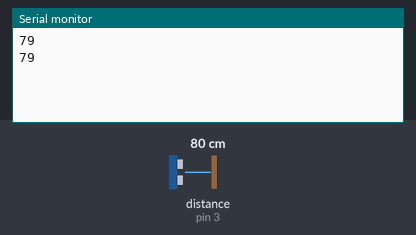
A sketch run on a simulated Arduino Uno, built with avr-gcc and run on an emulated ATmega328P. On the bench: the last lines printed to the serial monitor. Wiring (inferred from the names in the program): ultrasonic range finder: trigger pin 2; echo pin 3. Inputs (shaded band) come from the test bench; at power-on: distance to the obstacle (sensor on pin 3) 80 cm. The echo pulse lasts 58.3 µs per cm.

Above: at 1.8 s.
1.9 s: distance to the obstacle (sensor on pin 3) set to 2 cm
At 2.7 s:
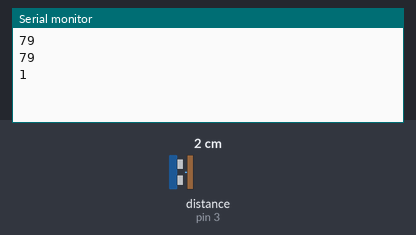
3.4 s: distance to the obstacle (sensor on pin 3) set to 4 cm
At 4.8 s:
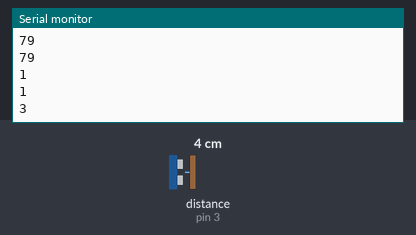
Timing chart, 0 to 6.4 s (numbered marks = the images above; inputs shaded):
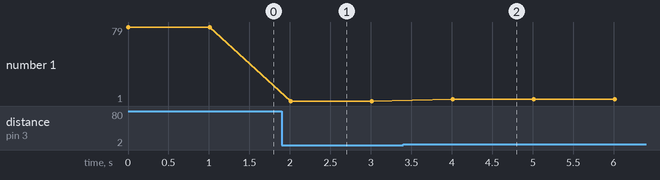

The sketch:

distanceEx.ino
```cpp
int trig_pin = 2;
int echo_pin = 3;

void setup() {
  // put your setup code here, to run once:
  Serial.begin(9600);
  pinMode(trig_pin, OUTPUT);
  pinMode(echo_pin, INPUT);
}

void loop() {
  // put your main code here, to run repeatedly:
  digitalWrite(trig_pin, HIGH);
  delayMicroseconds(10);
  digitalWrite(trig_pin, LOW);
  long duration = pulseIn(echo_pin, HIGH); //음파가 돌아와서 신호를 주는 시간
  if(duration ==0){
    return;
  }
  long distance = duration / 58.2;
  Serial.println(distance);

    if(distance>=5 && distance<10){
      digitalWrite(13,HIGH);
      digitalWrite(12,LOW);
    }else{
      digitalWrite(12,HIGH);
      digitalWrite(13,LOW);
    }
      delay(1000);


}
```

Measured:
- after the input at 1.9 s, the serial monitor: prints a new line after 0.11 s (image 1)
- after the input at 3.4 s, the serial monitor: prints a new line after 0.61 s (image 2)
- plotted number 1: 79 → 1 after the input at 1.9 s, 1 → 3 after the input at 3.4 s
